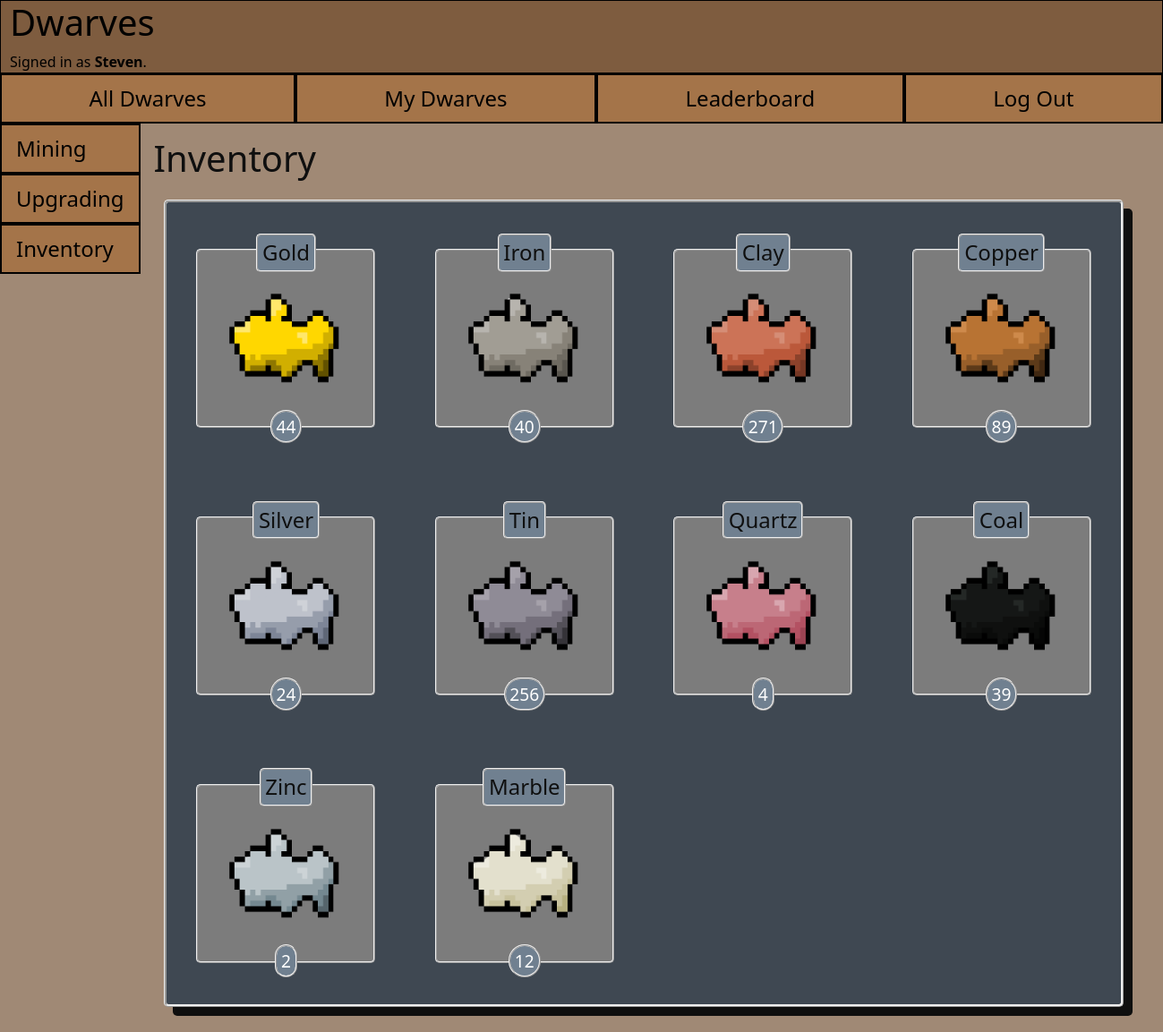
The page /inventory (signed in) on the database as committed earlier.
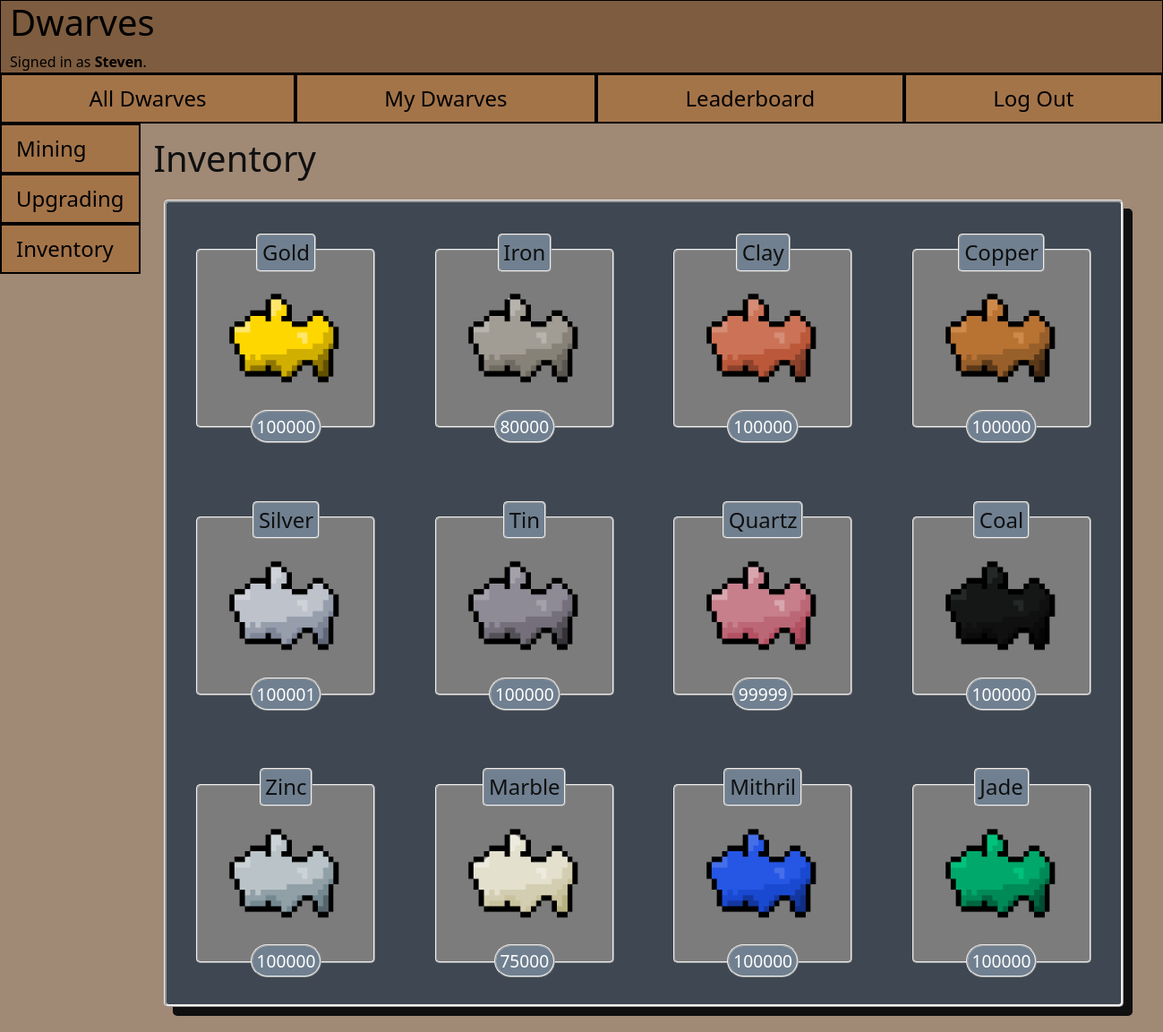
The same page on the database as committed later.
### dwarves/models.py (models this page shows, shortened)
class User(AbstractUser):
    gold_obtained = models.IntegerField(default=0)

class Mineral(models.Model):
    user = ForeignKey(User,blank=True, null=True, default="", on_delete=CASCADE, related_name="inventory")
    upgrade = ForeignKey(Upgrade,blank=True, null=True, default="", on_delete=CASCADE, related_name="cost")
    mine = ForeignKey(Mine,blank=True, null=True, default="", on_delete=CASCADE, related_name="minerals")
    name = models.CharField(max_length=64, choices=possible_minerals)
    value = models.IntegerField(blank=True, null=True, default=0)
    rarity = models.CharField(max_length=64, blank=True, null=True, default='', choices=[
        ('', ''), ('Common', 'common') ,('Uncommon', 'uncommon'), ('Rare', 'rare'), ('Very Rare', 'very_rare')])

### dwarves/views.py (the view)
# urls.py: path("inventory", views.inventory, name="inventory"),
@login_required(login_url='login')
def inventory(request):
    user_inventory = request.user.inventory.all()
    return render(request, "dwarves/inventory.html", {
        "inventory": user_inventory,
    })

### dwarves/templates/dwarves/inventory.html
{% extends "dwarves/layout.html" %}
{% load static %}
{% block body %}
<h1>Inventory</h1>
<div class="row" style="margin:2%; margin-bottom:5%; border-style:ridge; border-radius:5px;
                        box-shadow: 10px 10px; background-color:rgb(63, 72, 82)">
{% for item in inventory %}
    <div class="col-lg-3 " style="text-align: center" >
            <h4 style="margin:2%; padding:2%; border-style:ridge; border-width: 2px; border-radius:5px; display:inline-block;
                        background-color:rgb(112, 128, 144); position:relative; top:30px;">
            <div>{{ item.name }}</div></h4> <br>
            <img src="{% static '/dwarves/media/'|add:item.name|add:'.png' %}" alt="{{ item.name }}"
                style="border-style:ridge; border-width: 2px; border-radius:5px;
            background-color:rgb(124, 124, 124); z-index:-1"> <br>
            <h3 style="margin:2%; padding:2%; border-style:ridge; border-width: 2px; border-radius:360px; display:inline-block;
                        background-color:rgb(112, 128, 144); font-size:larger; position:relative; bottom:25px">
            <div style="color:white; ">{{ item.value }}</div></h3>
    </div>
{% endfor %}
</div>
</div>
{% endblock %}

### dwarves/templates/dwarves/layout.html (shortened to what this page needs)
{% load static %}
<!DOCTYPE html>
<html lang="en">
    <head>
        <link href="https://cdn.jsdelivr.net/npm/bootstrap@5.0.0-beta2/dist/css/bootstrap.min.css" rel="stylesheet">
        <link href="{% static 'dwarves/styles.css' %}" rel="stylesheet">
    </head>
    <body>
        <div class="page-header">
            <h1 style="margin-left:10px">Dwarves</h1>
            <div style="margin-left:10px">
                {% if user.is_authenticated %}
                    Signed in as <strong>{{ user.username }}</strong>.
                {% else %}
                    Not signed in.
                {% endif %}
            </div>
        </div>
        <ul class="nav justify-content-center nav-fill">
            <li class="nav-item">
                <a class="nav-link" href="{% url 'all_dwarves' %}">All Dwarves</a>
            </li>
            {% if user.is_authenticated %}
                <li class="nav-item">
                    <a class="nav-link" href="{% url 'my_dwarves' %}">My Dwarves</a>
                </li>
                <li class="nav-item">
                    <a class="nav-link" href="{% url 'leaderboard' %}">Leaderboard</a>
                </li>
                <li class="nav-item">
                    <a class="nav-link" href="{% url 'logout' %}">Log Out</a>
                </li>
            {% endif %}
        </ul>
        <div class="vertical-nav">
            <ul class="nav flex-column">
            <li class="nav-item">
              <a class="nav-link active" aria-current="page" href="{% url 'mining' %}">Mining</a>
            </li>
            <li class="nav-item">
              <a class="nav-link" href="{% url 'select' %}">Upgrading</a>
            </li>
            <li class="nav-item">
              <a class="nav-link" href="{% url 'inventory' %}">Inventory</a>
            </li>
            </ul>
        </div>
            <div class="container" style="margin-left:134px !important; position:relative !important; left:15px; top:15px !important">
            {% block body %}
            {% endblock %}
    </body>
</html>

### dwarves/static/dwarves/styles.css (style rules this page uses)
body { background-color:rgb(160, 137, 117) !important; color: rgb(15, 15, 15); }
.page-header { background-color: rgb(126, 92, 63); color:black; border:1px solid; }
img { height: 200px; }
.nav-link { font-size: 150% !important; }
.vertical-nav { float: left !important; }
.nav-link { background-color: rgb(164,116,73) !important; color:black !important; border:2px solid !important; }

Rows that differ between the two databases and show on the page:
changed Mineral "Gold": value "44" → "100000"
changed Mineral "Iron": value "40" → "80000"
changed Mineral "Clay": value "271" → "100000"
changed Mineral "Copper": value "89" → "100000"
changed Mineral "Silver": value "24" → "100001"
changed Mineral "Tin": value "256" → "100000"
changed Mineral "Quartz": value "4" → "99999"
changed Mineral "Coal": value "39" → "100000"
changed Mineral "Zinc": value "2" → "100000"
changed Mineral "Marble": value "12" → "75000"
added Mineral: name "Mithril", name (picture), value "100000"
added Mineral: name "Jade", name (picture), value "100000"
